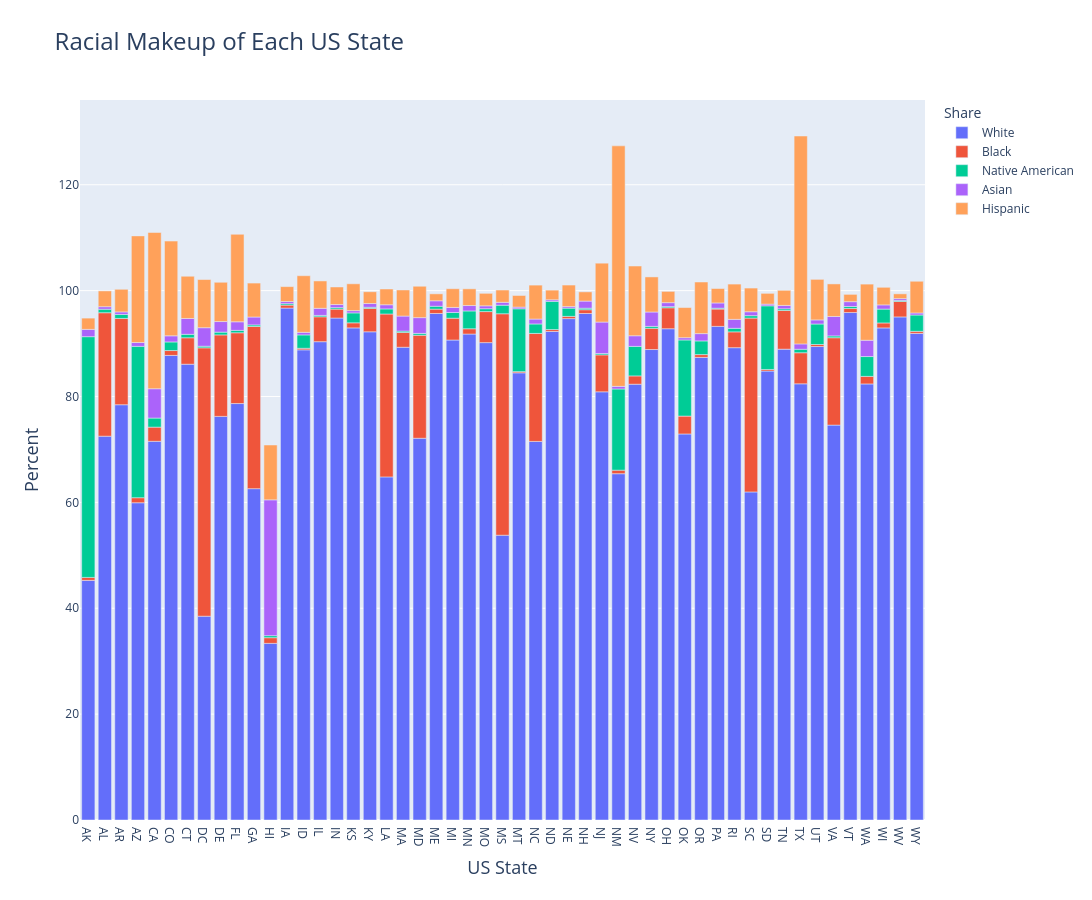

Notebook code for this chart:
### Code cell
fig = px.bar(
    df_shares_by_state,
    x="Geographic area",
    y=df_shares_by_state.columns[1:],
    height=900,width=1100,
    title="Racial Makeup of Each US State",
)

fig.update_layout(
    title_font_size=24,
    xaxis_title = "US State",
    xaxis_title_font_size = 18,
    yaxis_title = "Percent",
    yaxis_title_font_size = 18,
    legend=dict(title_text="Share"),
)
fig.show()

### Figure 1 — Plotly figure (JSON) as saved in the notebook; plotly's stock layout.template omitted (floating-point values rounded to 4 significant figures)
{"data": [{"hovertemplate": "variable=White<br>Geographic area=%{x}<br>value=%{y}<extra></extra>", "legendgroup": "White", "marker": {"color": "#636efa", "pattern": {"shape": ""}}, "name": "White", "orientation": "v", "showlegend": true, "textposition": "auto", "type": "bar", "x": ["AK", "AL", "AR", "AZ", "CA", "CO", "CT", "DC", "DE", "FL", "GA", "HI", "IA", "ID", "IL", "IN", "KS", "KY", "LA", "MA", "MD", "ME", "MI", "MN", "MO", "MS", "MT", "NC", "ND", "NE", "NH", "NJ", "NM", "NV", "NY", "OH", "OK", "OR", "PA", "RI", "SC", "SD", "TN", "TX", "UT", "VA", "VT", "WA", "WI", "WV", "WY"], "xaxis": "x", "y": [45.26, 72.51, 78.45, 59.93, 71.54, 87.77, 86.11, 38.5, 76.25, 78.67, 62.59, 33.37, 96.71, 88.82, 90.36, 94.82, 92.96, 92.23, 64.81, 89.3, 72.12, 95.69, 90.67, 91.8, 90.18, 53.8, 84.48, 71.52, 92.29, 94.72, 95.68, 80.89, 65.42, 82.33, 88.88, 92.8, 72.93, 87.39, 93.25, 89.23, 61.98, 84.82, 88.95, 82.4, 89.44, 74.6, 95.87, 82.38, 92.96, 95.04, 91.92], "yaxis": "y"}, {"hovertemplate": "variable=Black<br>Geographic area=%{x}<br>value=%{y}<extra></extra>", "legendgroup": "Black", "marker": {"color": "#EF553B", "pattern": {"shape": ""}}, "name": "Black", "orientation": "v", "showlegend": true, "textposition": "auto", "type": "bar", "x": ["AK", "AL", "AR", "AZ", "CA", "CO", "CT", "DC", "DE", "FL", "GA", "HI", "IA", "ID", "IL", "IN", "KS", "KY", "LA", "MA", "MD", "ME", "MI", "MN", "MO", "MS", "MT", "NC", "ND", "NE", "NH", "NJ", "NM", "NV", "NY", "OH", "OK", "OR", "PA", "RI", "SC", "SD", "TN", "TX", "UT", "VA", "VT", "WA", "WI", "WV", "WY"], "xaxis": "x", "y": [0.5625, 23.32, 16.3, 0.9545, 2.68, 0.9177, 4.992, 50.7, 15.39, 13.37, 30.63, 1.071, 0.5635, 0.2952, 4.704, 1.688, 0.9605, 4.421, 30.78, 2.791, 19.46, 0.8198, 4.124, 1.001, 5.862, 41.83, 0.2266, 20.4, 0.3574, 0.4205, 0.7156, 6.975, 0.667, 1.567, 4.008, 3.96, 3.376, 0.5281, 3.27, 2.988, 32.83, 0.29, 7.303, 5.866, 0.385, 16.51, 0.7706, 1.427, 0.9373, 2.915, 0.3975], "yaxis": "y"}, {"hovertemplate": "variable=Native American<br>Geographic area=%{x}<br>value=%{y}<extra></extra>", "legendgroup": "Native American", "marker": {"color": "#00cc96", "pattern": {"shape": ""}}, "name": "Native American", "orientation": "v", "showlegend": true, "textposition": "auto", "type": "bar", "x": ["AK", "AL", "AR", "AZ", "CA", "CO", "CT", "DC", "DE", "FL", "GA", "HI", "IA", "ID", "IL", "IN", "KS", "KY", "LA", "MA", "MD", "ME", "MI", "MN", "MO", "MS", "MT", "NC", "ND", "NE", "NH", "NJ", "NM", "NV", "NY", "OH", "OK", "OR", "PA", "RI", "SC", "SD", "TN", "TX", "UT", "VA", "VT", "WA", "WI", "WV", "WY"], "xaxis": "x", "y": [45.48, 0.6593, 0.7599, 28.59, 1.715, 1.625, 0.6566, 0.3, 0.5237, 0.4554, 0.3003, 0.3881, 0.2714, 2.525, 0.2618, 0.2758, 1.873, 0.2101, 0.9573, 0.2652, 0.3409, 0.545, 1.077, 3.363, 0.5427, 1.615, 11.87, 1.788, 5.33, 1.56, 0.2875, 0.2571, 15.34, 5.577, 0.3613, 0.215, 14.38, 2.582, 0.1616, 0.6706, 0.4628, 12.03, 0.3166, 0.6574, 3.87, 0.3423, 0.3697, 3.75, 2.62, 0.2002, 3.08], "yaxis": "y"}, {"hovertemplate": "variable=Asian<br>Geographic area=%{x}<br>value=%{y}<extra></extra>", "legendgroup": "Asian", "marker": {"color": "#ab63fa", "pattern": {"shape": ""}}, "name": "Asian", "orientation": "v", "showlegend": true, "textposition": "auto", "type": "bar", "x": ["AK", "AL", "AR", "AZ", "CA", "CO", "CT", "DC", "DE", "FL", "GA", "HI", "IA", "ID", "IL", "IN", "KS", "KY", "LA", "MA", "MD", "ME", "MI", "MN", "MO", "MS", "MT", "NC", "ND", "NE", "NH", "NJ", "NM", "NV", "NY", "OH", "OK", "OR", "PA", "RI", "SC", "SD", "TN", "TX", "UT", "VA", "VT", "WA", "WI", "WV", "WY"], "xaxis": "x", "y": [1.377, 0.4798, 0.4771, 0.7266, 5.543, 1.155, 2.99, 3.5, 2.0, 1.617, 1.492, 25.65, 0.4008, 0.4877, 1.337, 0.5868, 0.4264, 0.711, 0.7865, 2.842, 2.98, 1.032, 0.9542, 1.026, 0.5483, 0.5461, 0.3189, 0.9263, 0.2935, 0.2919, 1.343, 5.945, 0.4939, 2.007, 2.719, 0.7515, 0.4265, 1.379, 0.989, 1.688, 0.74, 0.3179, 0.6373, 1.012, 0.7709, 3.669, 0.9101, 3.075, 0.7908, 0.3411, 0.3877], "yaxis": "y"}, {"hovertemplate": "variable=Hispanic<br>Geographic area=%{x}<br>value=%{y}<extra></extra>", "legendgroup": "Hispanic", "marker": {"color": "#FFA15A", "pattern": {"shape": ""}}, "name": "Hispanic", "orientation": "v", "showlegend": true, "textposition": "auto", "type": "bar", "x": ["AK", "AL", "AR", "AZ", "CA", "CO", "CT", "DC", "DE", "FL", "GA", "HI", "IA", "ID", "IL", "IN", "KS", "KY", "LA", "MA", "MD", "ME", "MI", "MN", "MO", "MS", "MT", "NC", "ND", "NE", "NH", "NJ", "NM", "NV", "NY", "OH", "OK", "OR", "PA", "RI", "SC", "SD", "TN", "TX", "UT", "VA", "VT", "WA", "WI", "WV", "WY"], "xaxis": "x", "y": [2.131, 2.98, 4.273, 20.14, 29.51, 17.9, 7.976, 9.1, 7.417, 16.53, 6.415, 10.36, 2.819, 10.7, 5.171, 3.318, 5.072, 2.226, 2.977, 4.926, 5.931, 1.313, 3.535, 3.154, 2.358, 2.322, 2.192, 6.413, 1.823, 4.07, 1.745, 11.12, 45.43, 13.17, 6.629, 2.13, 5.696, 9.751, 2.733, 6.668, 4.475, 2.037, 2.856, 39.27, 7.663, 6.153, 1.38, 10.61, 3.323, 0.9042, 5.988], "yaxis": "y"}], "layout": {"barmode": "relative", "height": 900, "legend": {"title": {"text": "Share"}, "tracegroupgap": 0}, "title": {"font": {"size": 24}, "text": "Racial Makeup of Each US State"}, "width": 1100, "xaxis": {"anchor": "y", "domain": [0, 1], "title": {"font": {"size": 18}, "text": "US State"}}, "yaxis": {"anchor": "x", "domain": [0, 1], "title": {"font": {"size": 18}, "text": "Percent"}}}}
